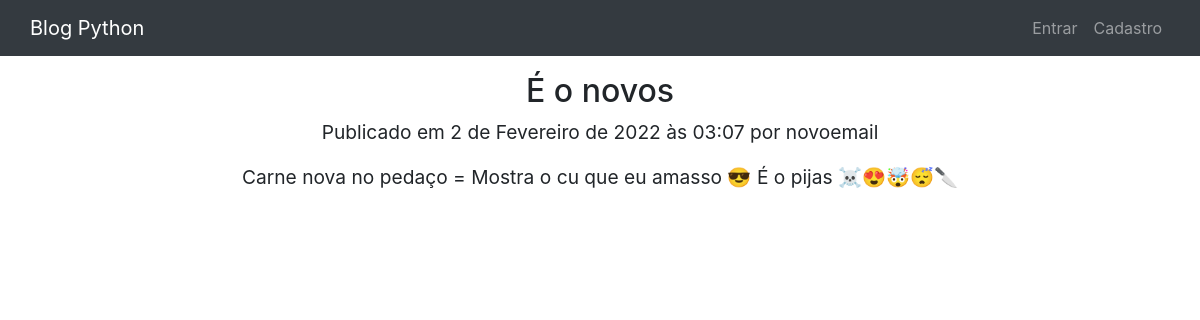
Screenshot of /blog/e-o-novos/ with the database file from the repository.
### blog/models.py (models this page shows, shortened)
class Post(models.Model):
    title = models.CharField(max_length=255)
    slug = models.SlugField(max_length=255, unique=True)
    author = models.ForeignKey(User, on_delete=models.CASCADE)
    body = models.TextField()
    created = models.DateTimeField(auto_now_add=True)
    updated = models.DateTimeField(auto_now=True)
    class Meta:
        ordering = ("-created",)

### users/models.py (models this page shows)
class User(AbstractUser):
    bio = models.TextField(blank=True)

### blog/views.py (the view)
# urls.py: path("<slug:slug>/", views.DetailPostView.as_view(), name="detail")
class DetailPostView(DetailView):
    model = Post

### templates/blog/post_detail.html (shortened to what this page needs)
{% extends "base.html" %}
{% block content %}
<div id="post">
    <h2> {{post.title}} </h2>
    <p> Publicado em {{post.created}} por {{post.author}} </p>
    {{post.body|linebreaks}}
</div>
{% endblock %}

### static/css/blog.css (style rules this page uses)
body { background-color: rebeccapurple; }
#post { text-align: center; font-size: larger; }

### rows the page displays
Post: title "É o novos", created "2 de Fevereiro de 2022 às 03:07", author "novoemail", body "Carne nova no pedaço = Mostra o cu que eu amasso 😎 É o pijas ☠😍🤯😴🔪"
